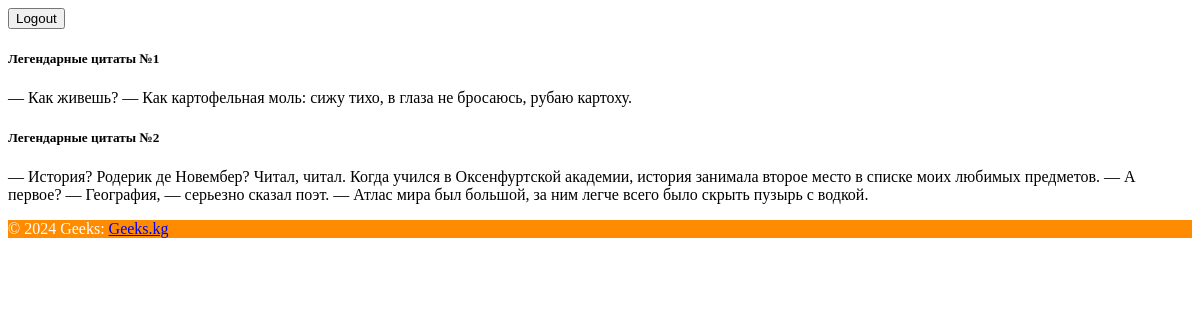
Before: /user_list/ with the older database file.
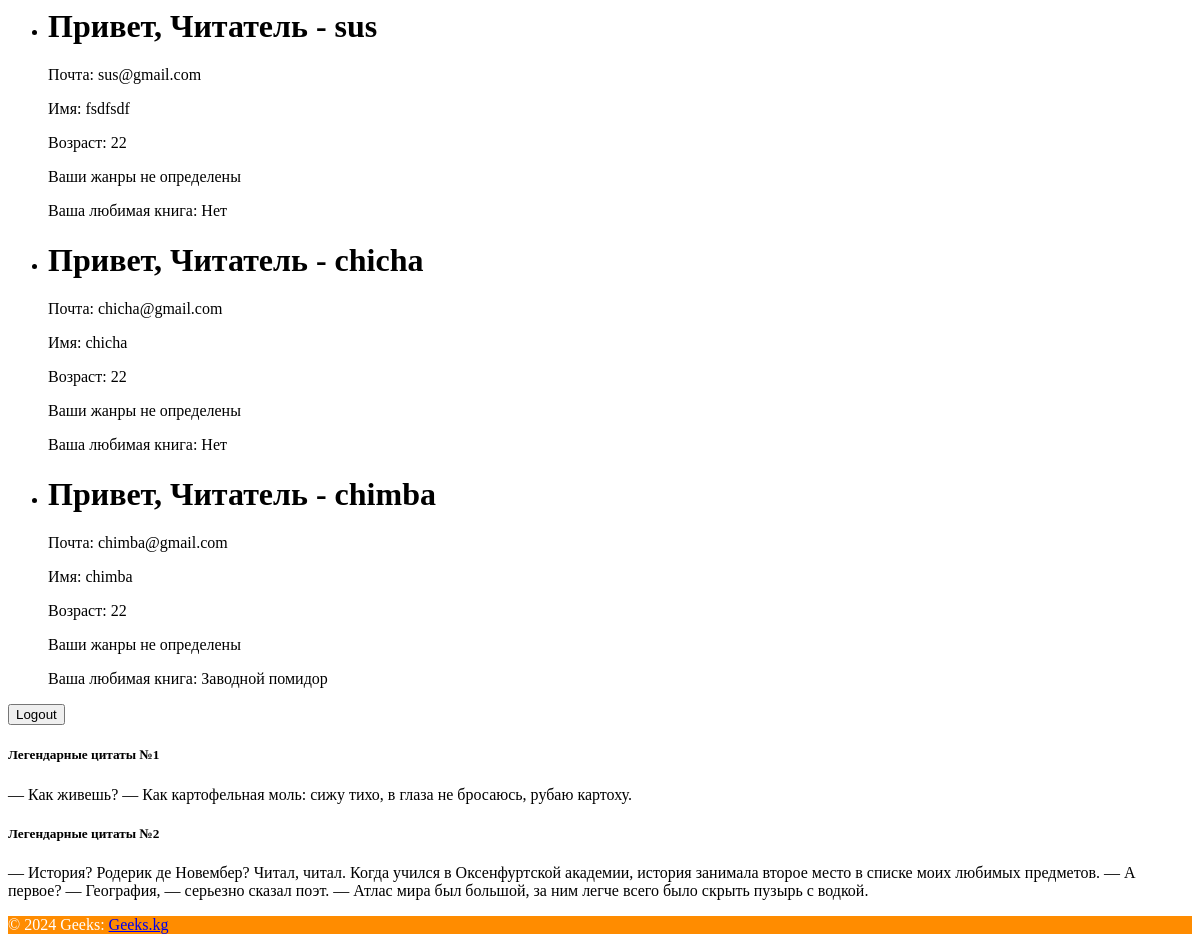
After: the same page with the newer database file.
### users/models.py (models this page shows)
class CustomUser(User):
    GENDER = (
        ("Male", "Male"),
        ("Female", "Female"),
    )
    phone_number = models.CharField(max_length=14, default="+996")
    age = models.PositiveSmallIntegerField(
        default=19, validators=[MinValueValidator(5), MaxValueValidator(90)]
    )
    gender = models.CharField(max_length=50, choices=GENDER)
    allowed_ganres = models.CharField(max_length=50, default="Не определенно")
    favourite_book = models.CharField(max_length=100, default="Нет любимой книги")

### users/views.py (the view)
# urls.py: path("user_list/", views.UsersListView.as_view(), name="user_list"),
class UsersListView(ListView):
    template_name = "users/user_list.html"
    model = models.CustomUser
    def get_queryset(self):
        return self.model.objects.all()
    def get_context_data(self, **kwargs):
        context = super().get_context_data(**kwargs)
        context["allowed_ganres"] = getattr(
            self.request, "allowed_ganres", "Жанр не определен"
        )
        return context

### templates/users/user_list.html (shortened to what this page needs)
{% load static %}
<html>
<head>
</head>
<body>
    <ul class="list-group">
        {% for i in object_list %}
        <li class="list-group-item">
            <h1 class="mb-4">Привет, Читатель - {{ i.username }}</h1>
            <p class="mb-1">Почта: {{ i.email }}</p>
            <p class="mb-1">Имя: {{ i.first_name }}</p>
            <p class="mb-1">Возраст: {{ i.age }}</p>
            {% if i.allowed_genres %}
                <p class="mb-1">Вам можно читать: {{ i.allowed_genres }}</p>
            {% else %}
                <p class="mb-1">Ваши жанры не определены</p>
            {% endif %}
            <p class="mb-1">Ваша любимая книга: {{ i.favourite_book }}</p>
        </li>
        {% endfor %}
    </ul>
    <form action="{% url 'users:logout' %}" method="POST" enctype="multipart/form-data">
        <button type="submit">Logout</button>
    </form>
</body>
</html>
{% include '../footer.html' %}

Changed rows visible on the page:
added CustomUser: username "sus", email "sus@gmail.com", first_name "fsdfsdf", age "22", favourite_book "Нет"
added CustomUser: username "chicha", email "chicha@gmail.com", first_name "chicha", age "22", favourite_book "Нет"
added CustomUser: username "chimba", email "chimba@gmail.com", first_name "chimba", age "22", favourite_book "Заводной помидор"
